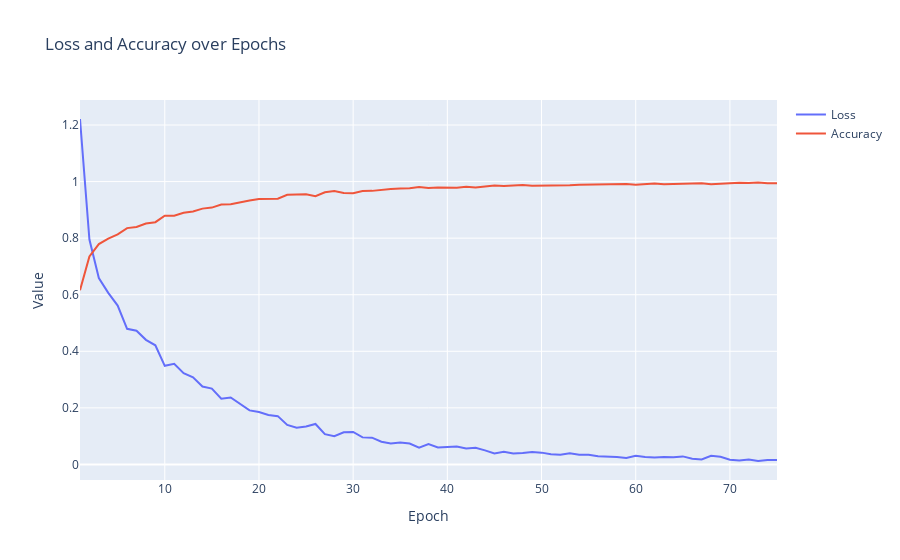

The notebook cell this image was saved under:
### Code cell
import plotly.graph_objects as go

# Sample data (replace this with your actual data)
loss_values = [1.2213, 0.7952, 0.6588, 0.6064, 0.5616, 0.4796, 0.4728, 0.4405, 0.4212, 0.3486, 0.3557, 0.3227, 0.3078, 0.2753, 0.2681, 0.2323, 0.2369, 0.2129, 0.1910, 0.1851, 0.1750, 0.1707, 0.1395, 0.1297, 0.1340, 0.1431, 0.1070, 0.0998, 0.1136, 0.1147, 0.0956, 0.0945, 0.0803, 0.0741, 0.0775, 0.0739, 0.0590, 0.0716, 0.0602, 0.0617, 0.0633, 0.0564, 0.0586, 0.0498, 0.0389, 0.0445, 0.0387, 0.0405, 0.0438, 0.0417, 0.0358, 0.0340, 0.0391, 0.0338, 0.0338, 0.0289, 0.0279, 0.0262, 0.0228, 0.0307, 0.0266, 0.0248, 0.0266, 0.0254, 0.0284, 0.0201, 0.0177, 0.0308, 0.0268, 0.0166, 0.0138, 0.0177, 0.0121, 0.0155, 0.0160]
accuracy_values = [0.6157, 0.7352, 0.7789, 0.7985, 0.8135, 0.8355, 0.8393, 0.8517, 0.8565, 0.8796, 0.8795, 0.8896, 0.8945, 0.9044, 0.9080, 0.9189, 0.9197, 0.9272, 0.9329, 0.9384, 0.9388, 0.9397, 0.9535, 0.9547, 0.9549, 0.9481, 0.9623, 0.9663, 0.9599, 0.9591, 0.9668, 0.9672, 0.9717, 0.9741, 0.9755, 0.9768, 0.9811, 0.9772, 0.9795, 0.9785, 0.9780, 0.9815, 0.9788, 0.9828, 0.9860, 0.9848, 0.9868, 0.9876, 0.9855, 0.9855, 0.9879, 0.9880, 0.9869, 0.9885, 0.9895, 0.9901, 0.9904, 0.9915, 0.9916, 0.9891, 0.9900, 0.9931, 0.9909, 0.9917, 0.9913, 0.9929, 0.9944, 0.9905, 0.9923, 0.9947, 0.9955, 0.9947, 0.9964, 0.9945, 0.9945]

# Create traces
fig = go.Figure()

fig.add_trace(go.Scatter(x=list(range(1, len(loss_values) + 1)), y=loss_values, mode='lines', name='Loss'))
fig.add_trace(go.Scatter(x=list(range(1, len(accuracy_values) + 1)), y=accuracy_values, mode='lines', name='Accuracy'))

# Edit the layout
fig.update_layout(title='Loss and Accuracy over Epochs',
                    xaxis_title='Epoch',
                    yaxis_title='Value')

# Show plot
fig.show()
